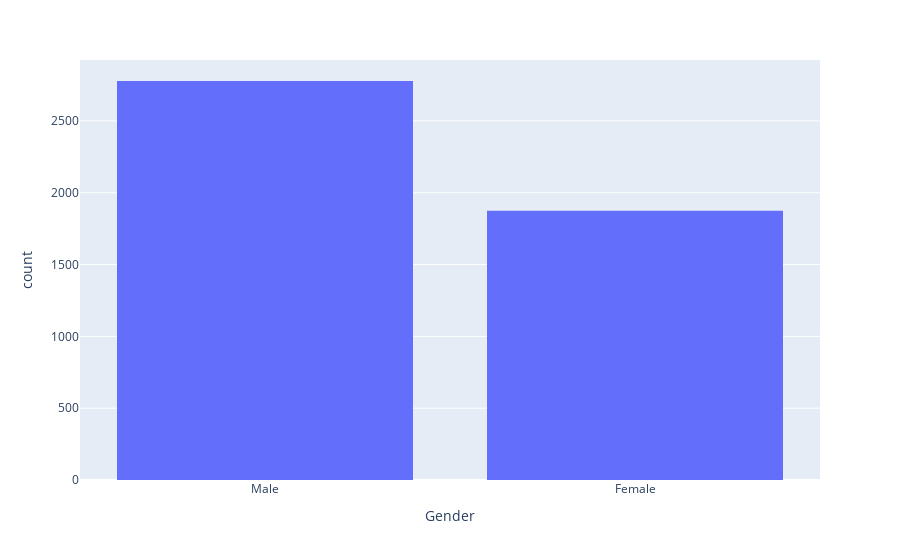

Source (notebook cell):
### Code cell
px.histogram(data_frame=df , x = "Gender")

### Figure 1 — Plotly figure (JSON) as saved in the notebook; plotly's stock layout.template omitted (floating-point values rounded to 4 significant figures; data arrays with more than 128 entries replaced by an {"elided": "..."} marker saying what was removed)
{"data": [{"alignmentgroup": "True", "bingroup": "x", "hovertemplate": "Gender=%{x}<br>count=%{y}<extra></extra>", "legendgroup": "", "marker": {"color": "#636efa", "pattern": {"shape": ""}}, "name": "", "offsetgroup": "", "orientation": "v", "showlegend": false, "type": "histogram", "x": {"elided": "4653 str values"}, "xaxis": "x", "yaxis": "y"}], "layout": {"barmode": "relative", "legend": {"tracegroupgap": 0}, "margin": {"t": 60}, "xaxis": {"anchor": "y", "domain": [0, 1], "title": {"text": "Gender"}}, "yaxis": {"anchor": "x", "domain": [0, 1], "title": {"text": "count"}}}}
